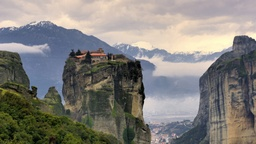
#> input picture IMG.jpeg, 256 x 144 px, shrunk from 2048 x 1152 before the run
$ jupyter execute DOCUMENTED_SEAM_CARVING.ipynb   (older library calls are emulated)
#> lines starting #> are read from the running program, lines starting #| are printed output that depends on the picture
#> further down, image is the input picture: shape (144, 256, 3); mean B, G, R 123.5, 128, 130.5
#| (144, 256, 3)
[cell 1]
#import libraries
import cv2
import numpy as np
import matplotlib.pyplot as plt

## Function to compute Backward Energy
Backward Energy is the squared sum of difference in individual component of 4-directionally adjacent pixel
Calculate this for all valid adjacent pixel
Take care of corner cases

[cell 2]
# [18 lines left out: function backward_energy, not called in this run]

## Function to computer Forward Energy
Forward Energy of pixel ( i , j ) is the sum of squared difference of pixels which become adjacent after removal of (i,j) pixel

[cell 3]
def forward_energy(image):
    h, w = image.shape[:2]
    image = cv2.cvtColor(image.astype(np.uint8), cv2.COLOR_BGR2GRAY).astype(np.float64)

    energy = np.zeros((h, w))
    m = np.zeros((h, w))

    U = np.roll(image, 1, axis=0)
    L = np.roll(image, 1, axis=1)
    R = np.roll(image, -1, axis=1)

    cU = np.abs(R - L)
    cL = np.abs(U - L) + cU
    cR = np.abs(U - R) + cU

    for i in range(1, h):
        mU = m[i-1]
        mL = np.roll(mU, 1)
        mR = np.roll(mU, -1)

        mULR = np.array([mU, mL, mR])
        cULR = np.array([cU[i], cL[i], cR[i]])
        mULR += cULR

        argmins = np.argmin(mULR, axis=0)
        m[i] = np.choose(argmins, mULR)
        energy[i] = np.choose(argmins, cULR)

    return energy

## Next Step is to Apply Dynamic programming to calculate the minimum energy seam path
### Base Case

### Recurrence Relation

[cell 4]
def find_seam(image,mask=None):
    energy=forward_energy(image)                     # compute energy of image
    if mask is not None:
        energy[np.where(mask > 10)] = 100000.0
    h,w=energy.shape[0:2]
    index=np.zeros((h,w),dtype=np.int)               #index to store index of previous row minimum to backtrack to get seam coordinates
    seam_mask = np.ones((h, w), dtype=np.bool)       #seam_mask True to take this pixel False to remove this pixel
    for i in range(1,h):
        for j in range(w):
            if j==0:
                idx=np.argmin(energy[i-1,j:j+2])
                idx+=j
            elif j==w-1:
                idx=np.argmin(energy[i-1,j-1:j+1])
                idx+=j-1
            else:
                idx=np.argmin(energy[i-1,j-1:j+2])
                idx+=j-1
            energy[i][j]+=energy[i-1][idx]
            index[i][j]=idx
    idx=np.argmin(energy[-1])
    i=h-1;
    seam_index=[]
    #backtracking to find coordinates of seam
    while i>=0:
        seam_index.append(idx)
        seam_mask[i][idx]=False
        idx=index[i][idx]
        i-=1
    seam_index.reverse()
    return seam_mask,np.array(seam_index)

### Some Utility functions

[cell 5]
# function to remove seam from the image
def remove_image_seam(im, seam_mask):
    h, w = im.shape[:2]
    seam_mask3c = np.stack([seam_mask] * 3, axis=2)
    return im[seam_mask3c].reshape((h, w - 1, 3))

[cell 6]
# function to remove seam from mask
def remove_mask_seam(mask,seam_mask):
    h,w=mask.shape[:2]
    return mask[seam_mask].reshape(h,w-1)

[cell 7]
# function to rotate image
def rotate_image(image,clockwise):
    k=1 if clockwise else 3
    return np.rot90(image,k)

[cell 8]
# save the image with seam marker of black color
def save_seam_image(image,seam_mask,i,axis):
    if axis=="y":
        image=rotate_image(image,True)
        seam_mask=rotate_image(seam_mask,True)
    seamed_image=image;
    seamed_image[np.where(seam_mask==False)]=[0,0,0]
    filename='SEAMED/SEAMED_' + axis + '_' + str(i) + '.jpg'
    cv2.imwrite(filename,seamed_image)

[cell 9]
# function to add seam of the image
# [17 lines left out: function add_image_seam, not called in this run]

[cell 10]
# [20 lines left out: function increase_size_util, not called in this run]

### Function To Decrease Image Size

[cell 11]
def decrease_image_size(image,dx,dy,mask=None):
#> called with dx = 100, dy = 0
    for i in range(dx):
        seam_mask,seam_arr=find_seam(image,mask)
        save_seam_image(image,seam_mask,i,"x")
        image=remove_image_seam(image,seam_mask)
#> this loop made 100 passes
#> pass 1, in forward_energy, `image = cv2.cvtColor(image.astype(np.uint8), cv2.COLOR_BGR2GRAY).astyp..`:
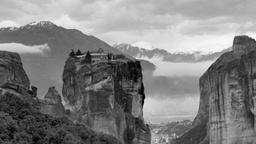
#> image: shape (144, 256) float64; min 0, max 250, mean 128.2
#> pass 1, in forward_energy, `U = np.roll(image, 1, axis=0)`:
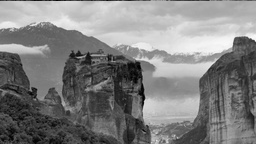
#> U: shape (144, 256) float64; min 0, max 250, mean 128.2
#> pass 1, in forward_energy, `L = np.roll(image, 1, axis=1)`:
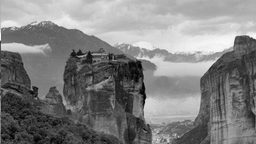
#> L: shape (144, 256) float64; min 0, max 250, mean 128.2
#> pass 1, in forward_energy, `R = np.roll(image, -1, axis=1)`:
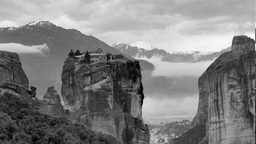
#> R: shape (144, 256) float64; min 0, max 250, mean 128.2
#> after the loop:
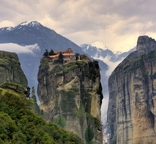
#> image: shape (144, 156, 3); mean of channels 0, 1, 2 112, 118.6, 121.5; drawn as B, G, R

    image=rotate_image(image,False)
#> in rotate_image, `return np.rot90(image,k)`:
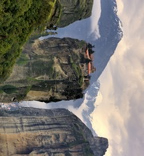
#> returned value: shape (156, 144, 3); mean of channels 0, 1, 2 112, 118.6, 121.5; drawn as B, G, R
    for i in range(dy):
        seam_mask,seam_arr=find_seam(image,mask)
        save_seam_image(image,seam_mask,i,"y")
        image=remove_image_seam(image,seam_mask)

    image=rotate_image(image,True)
    return image

### Function To Increase Image Size

[cell 12]
# [8 lines left out: function increase_image_size, not called in this run]

[cell 13]
image=cv2.imread('IMG.jpeg',cv2.IMREAD_COLOR)
plt.imshow(image)

[cell 14]
print(image.shape)

#### Decreasing image size

[cell 15]
image=decrease_image_size(image,100,0)

[cell 16]
print(image.shape)
#| (144, 156, 3)
